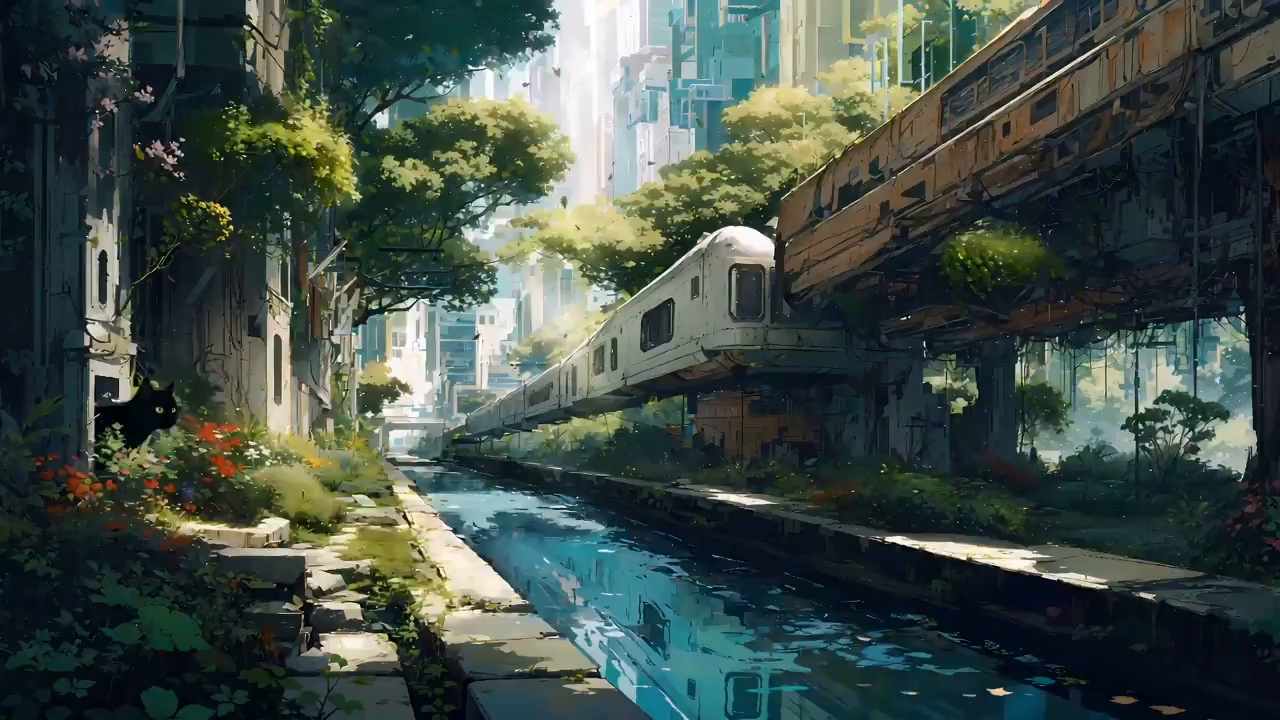
#> input picture frame 0 of frontend/assets/bg/scene3.mp4, 1280 x 720 px
$ python _find_lick_loop.py
#> lines starting #> are read from the running program, lines starting #| are printed output that depends on the picture
# -*- coding: utf-8 -*-
import cv2
import numpy as np
import os
import sys

sys.stdout.reconfigure(encoding="utf-8")

path = r"frontend/assets/bg/scene3.mp4"
out = r"scripts/devtools/qa-screens/lick2"
os.makedirs(out, exist_ok=True)

cap = cv2.VideoCapture(path)
fps = cap.get(cv2.CAP_PROP_FPS) or 30
w = int(cap.get(cv2.CAP_PROP_FRAME_WIDTH))
h = int(cap.get(cv2.CAP_PROP_FRAME_HEIGHT))

times = list(np.arange(0.0, 2.2, 0.1)) + list(np.arange(6.5, 10.35, 0.15)) + [10.3]
times = sorted(set(round(float(t), 2) for t in times))

x0, y0, x1, y1 = 0, int(h * 0.38), int(w * 0.38), h
frames = {}
for t in times:
    cap.set(cv2.CAP_PROP_POS_MSEC, t * 1000)
    ok, frame = cap.read()
    if not ok:
        continue
    crop = frame[y0:y1, x0:x1]
    fn = os.path.join(out, f"t{str(t).replace('.', '_')}.png")
    cv2.imwrite(fn, crop)
    gray = cv2.cvtColor(cv2.resize(crop, (160, 120)), cv2.COLOR_BGR2GRAY)
    frames[t] = gray
cap.release()
print("saved", len(frames), "to", out)

last_t = max(frames)
last = frames[last_t]
print("similarity to end frame t=", last_t)
sims = []
for t, g in frames.items():
    if t < 5:
        continue
    d = float(np.mean(cv2.absdiff(last, g)))
    sims.append((t, d))
sims.sort(key=lambda x: x[1])
for t, d in sims[:15]:
    print(f"{t:.2f}\tdiff={d:.2f}")

print("--- pairwise near end ---")
cands = [7.0, 7.3, 7.6, 7.9, 8.2, 8.5, 8.8, 9.1, 9.4, 9.7, 10.0, 10.3]
for a in cands:
    if a not in frames:
        continue
    for b in cands:
        if b <= a or b not in frames:
            continue
        d = float(np.mean(cv2.absdiff(frames[a], frames[b])))
        if d < 4.5:
            print(f"{a:.2f}<->{b:.2f} diff={d:.2f} period={b - a:.2f}")

$ run again, starting later in the video
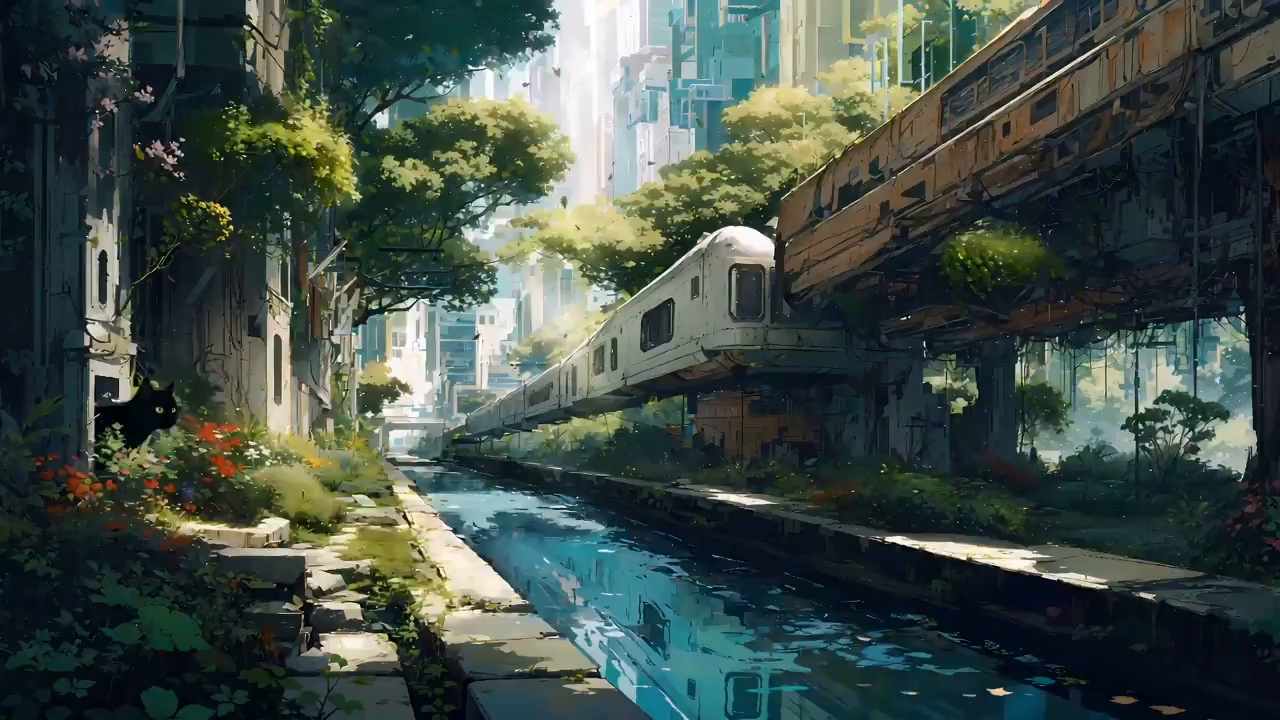
#> input picture frame 0 of frontend/assets/bg/scene3.mp4, 1280 x 720 px

$ run again, starting later in the video
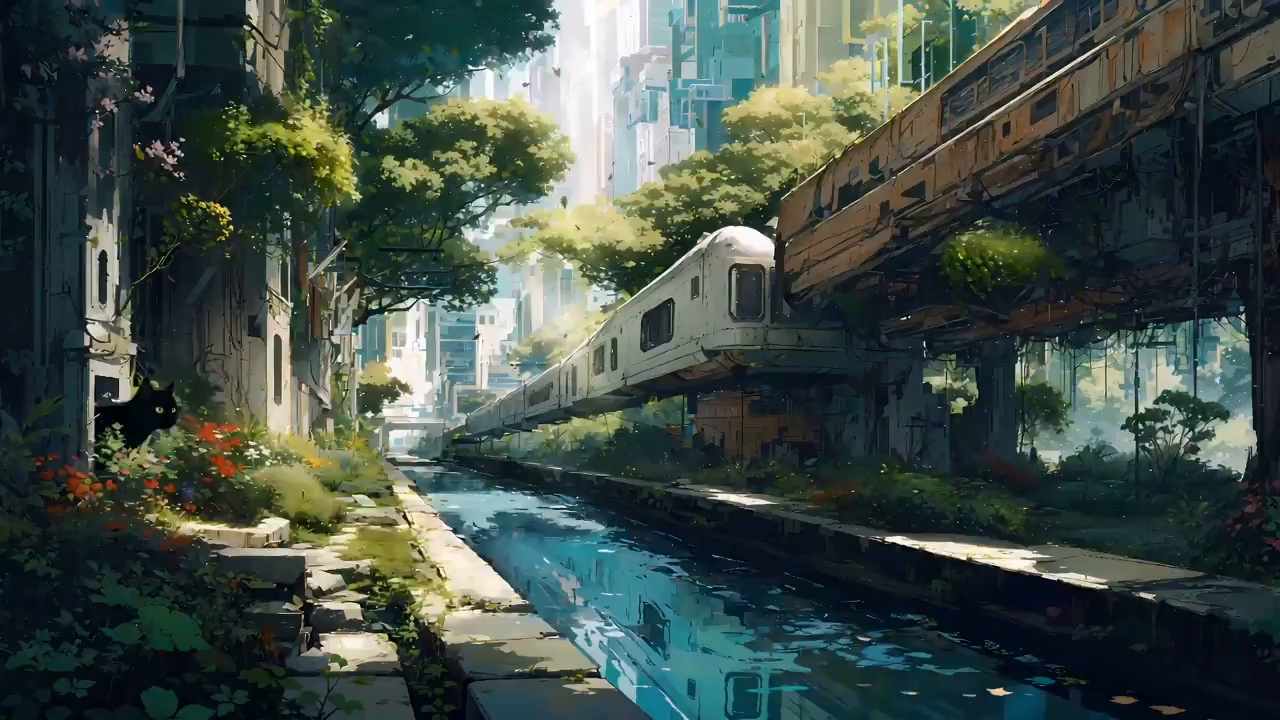
#> input picture frame 0 of frontend/assets/bg/scene3.mp4, 1280 x 720 px
